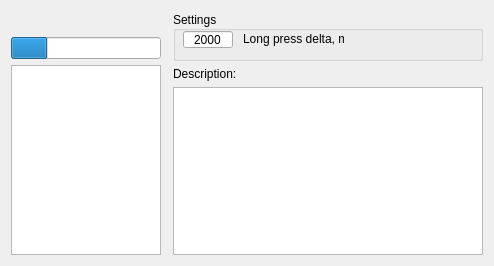
<?xml version="1.0" encoding="UTF-8"?>
<ui version="4.0">
 <class>Dialog</class>
 <widget class="QDialog" name="Dialog">
  <property name="geometry">
   <rect>
    <x>0</x>
    <y>0</y>
    <width>494</width>
    <height>266</height>
   </rect>
  </property>
  <property name="windowTitle">
   <string>Popov Card Reader</string>
  </property>
  <layout class="QHBoxLayout" name="horizontalLayout">
   <item>
    <widget class="QWidget" name="widget_2" native="true">
     <property name="minimumSize">
      <size>
       <width>150</width>
       <height>0</height>
      </size>
     </property>
     <property name="maximumSize">
      <size>
       <width>150</width>
       <height>16777215</height>
      </size>
     </property>
     <layout class="QVBoxLayout" name="verticalLayout_2">
      <property name="leftMargin">
       <number>0</number>
      </property>
      <property name="topMargin">
       <number>0</number>
      </property>
      <property name="rightMargin">
       <number>0</number>
      </property>
      <property name="bottomMargin">
       <number>0</number>
      </property>
      <item>
       <widget class="QWidget" name="widgetIndic" native="true">
        <property name="minimumSize">
         <size>
          <width>0</width>
          <height>20</height>
         </size>
        </property>
       </widget>
      </item>
      <item>
       <widget class="QProgressBar" name="progressBar">
        <property name="value">
         <number>24</number>
        </property>
        <property name="textVisible">
         <bool>false</bool>
        </property>
       </widget>
      </item>
      <item>
       <widget class="QListWidget" name="listWidget">
        <property name="maximumSize">
         <size>
          <width>150</width>
          <height>16777215</height>
         </size>
        </property>
        <property name="selectionMode">
         <enum>QAbstractItemView::SingleSelection</enum>
        </property>
       </widget>
      </item>
     </layout>
    </widget>
   </item>
   <item>
    <widget class="QWidget" name="widget" native="true">
     <layout class="QVBoxLayout" name="verticalLayout">
      <property name="leftMargin">
       <number>6</number>
      </property>
      <property name="topMargin">
       <number>0</number>
      </property>
      <property name="rightMargin">
       <number>0</number>
      </property>
      <property name="bottomMargin">
       <number>0</number>
      </property>
      <item>
       <widget class="QGroupBox" name="groupBox">
        <property name="minimumSize">
         <size>
          <width>0</width>
          <height>50</height>
         </size>
        </property>
        <property name="title">
         <string>Settings</string>
        </property>
        <property name="alignment">
         <set>Qt::AlignLeading|Qt::AlignLeft|Qt::AlignVCenter</set>
        </property>
        <widget class="QLabel" name="label_2">
         <property name="geometry">
          <rect>
           <x>70</x>
           <y>20</y>
           <width>101</width>
           <height>16</height>
          </rect>
         </property>
         <property name="maximumSize">
          <size>
           <width>16777215</width>
           <height>16777215</height>
          </size>
         </property>
         <property name="text">
          <string>Long press delta, ms</string>
         </property>
        </widget>
        <widget class="QLineEdit" name="lineEditLongPressDelta">
         <property name="geometry">
          <rect>
           <x>10</x>
           <y>20</y>
           <width>50</width>
           <height>17</height>
          </rect>
         </property>
         <property name="maximumSize">
          <size>
           <width>50</width>
           <height>16777215</height>
          </size>
         </property>
         <property name="text">
          <string>2000</string>
         </property>
         <property name="alignment">
          <set>Qt::AlignCenter</set>
         </property>
        </widget>
       </widget>
      </item>
      <item>
       <widget class="QLabel" name="label">
        <property name="text">
         <string>Description:</string>
        </property>
       </widget>
      </item>
      <item>
       <widget class="QTextEdit" name="textEdit">
        <property name="readOnly">
         <bool>true</bool>
        </property>
       </widget>
      </item>
     </layout>
    </widget>
   </item>
  </layout>
 </widget>
 <layoutdefault spacing="6" margin="11"/>
 <resources/>
 <connections/>
</ui>
